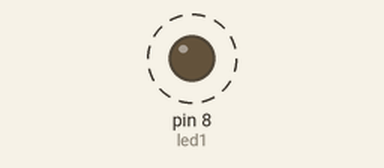
Recording of a sketch running on a simulated Arduino Uno, built with avr-gcc and run on an emulated ATmega328P. Parts: output pins drawn as LEDs (lit = HIGH). Dashed ring = blinking.

Above: at 0.3 s.
Timing chart, 0 to 3.0 s (numbered marks = the images above):
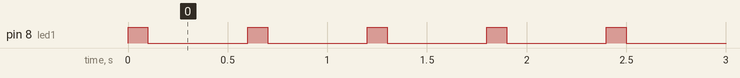

Measured:
- by itself, pin 8 (led1): alternates HIGH for 0.10 s and LOW for 0.50 s

The sketch:

1_led.ino
```cpp
int led1=8;
int led2=9;
int led3=10;

void setup() {
  pinMode(led1,OUTPUT); // 몇 번 핀을 전기 출력으로 사용  pinMode(숫자,용도)
}

void loop() {
  digitalWrite(led1,HIGH); // 몇 번 핀을 ON  digitalWrite(숫자, 용도)
  delay(100);
  digitalWrite(led1,LOW); // 몇 번 핀을 OFF  digitalWrite(숫자, 용도)
  delay(100);
  digitalWrite(led2,HIGH); // 몇 번 핀을 ON  digitalWrite(숫자, 용도)
  delay(100);
  digitalWrite(led2,LOW); // 몇 번 핀을 OFF  digitalWrite(숫자, 용도)
  delay(100);
  digitalWrite(led3,HIGH); // 몇 번 핀을 ON  digitalWrite(숫자, 용도)
  delay(100);
  digitalWrite(led3,LOW); // 몇 번 핀을 OFF  digitalWrite(숫자, 용도)
  delay(100);
}
```
